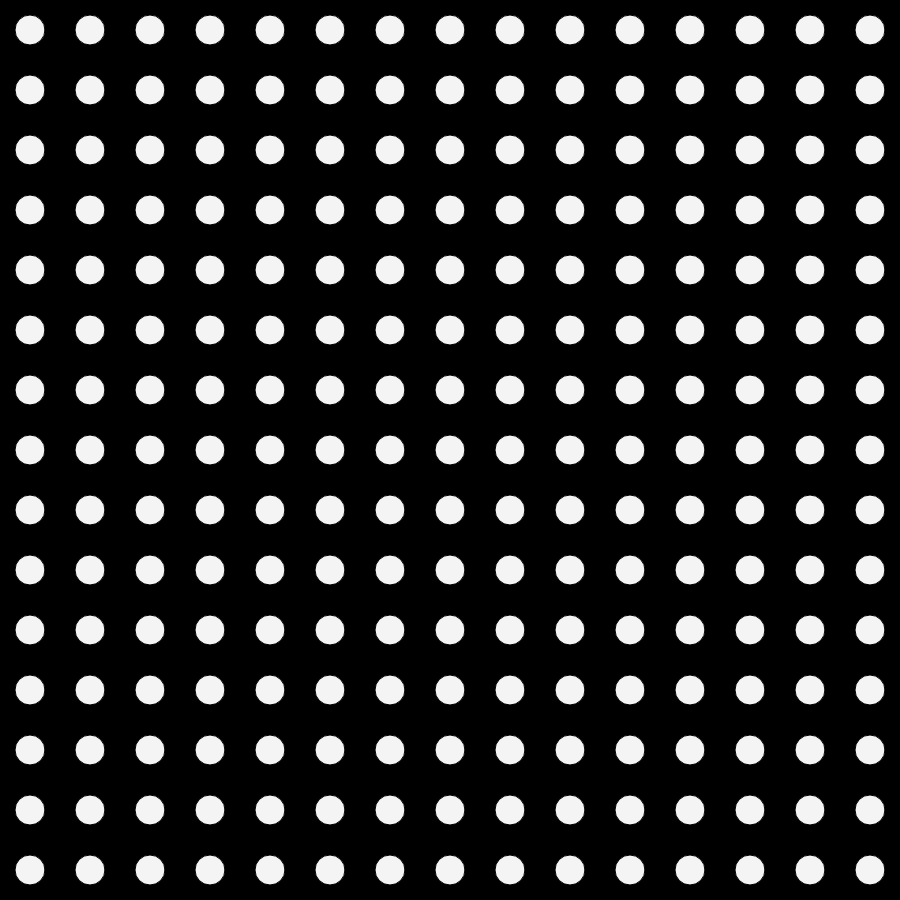
Frame 1 (no input)
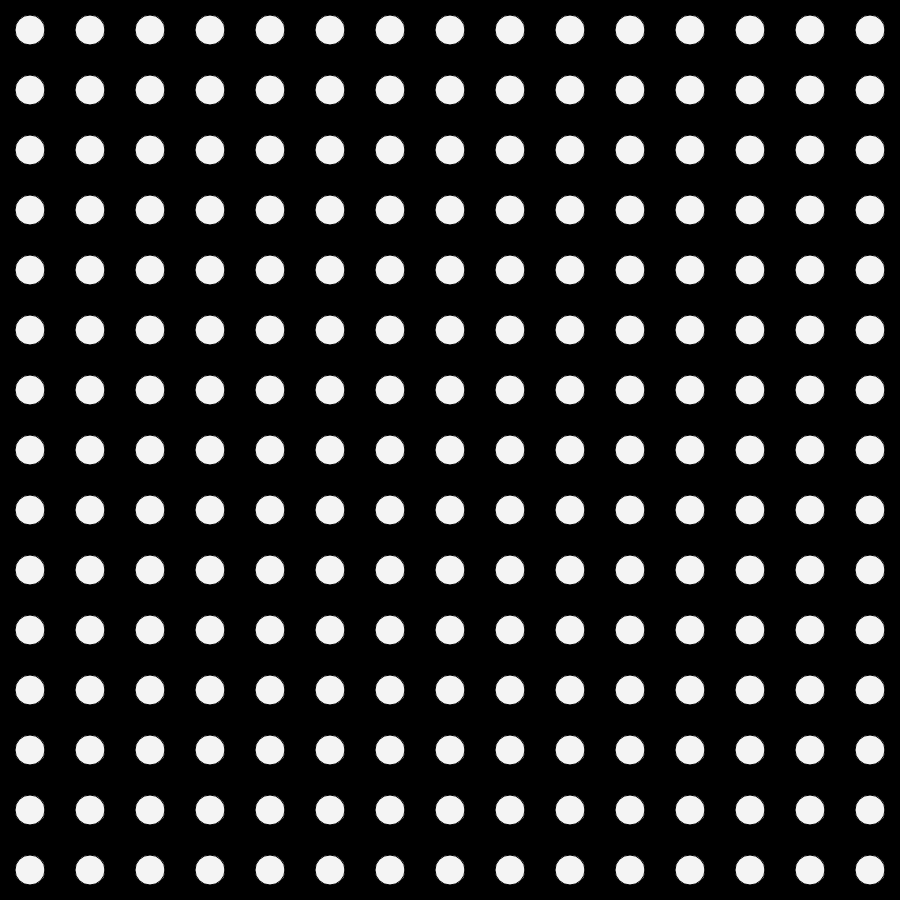
Frame 60 (no input)
Frame 120 (the mouse pressed at the canvas centre since frame 60): identical to frame 60, image omitted

The p5.js sketch that drew these frames (run headless with seeded random() and noise() and a simulated clock; from frame 60 on, the mouse is pressed at the canvas centre):

// p5.js sketch
// ── sketch.js
function setup() {
  // Create background
  createCanvas(900,900);
  background(0);

}

function draw() {
  // Draw repeating ellipses
  fill(244);
  //Using for loop to repeat accross the width
  for(let x = 30; x < width; x = x+60) {
    ellipse (x,30,30,30);
  //using nested for loop to repeat accross the height
    for(let y = 30; y < height; y = y+60){
      ellipse(x,y,30,30);
      //for(let h = 30; height; h = h+30){
        //ellipse(x,y,h,30);
      //}
    }
  }
 

}
